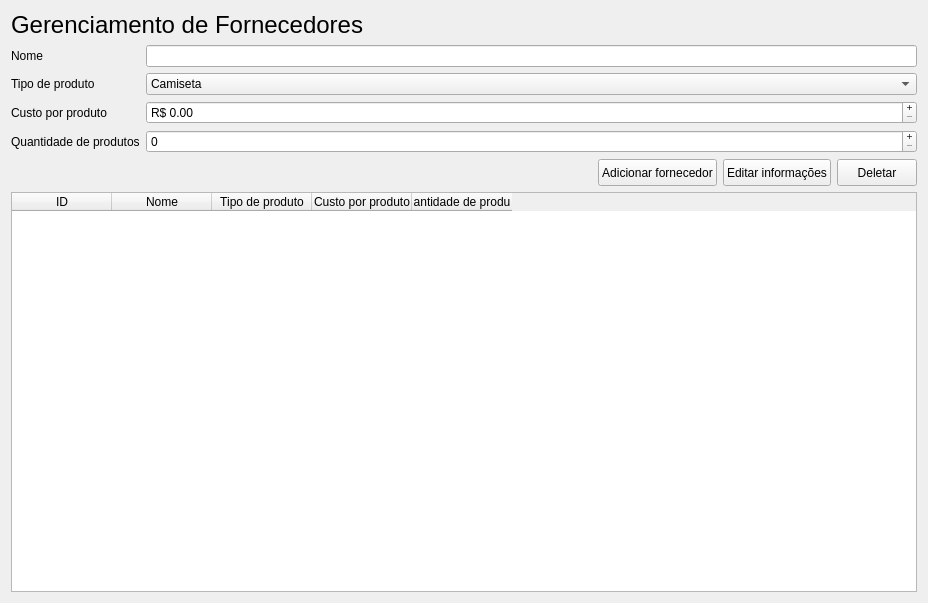
<?xml version="1.0" encoding="UTF-8"?>
<ui version="4.0">
 <class>Form</class>
 <widget class="QWidget" name="Form">
  <property name="geometry">
   <rect>
    <x>0</x>
    <y>0</y>
    <width>928</width>
    <height>603</height>
   </rect>
  </property>
  <property name="windowTitle">
   <string>Form</string>
  </property>
  <layout class="QVBoxLayout" name="verticalLayout_2">
   <item>
    <widget class="QLabel" name="label">
     <property name="font">
      <font>
       <pointsize>18</pointsize>
      </font>
     </property>
     <property name="text">
      <string>Gerenciamento de Fornecedores</string>
     </property>
    </widget>
   </item>
   <item>
    <layout class="QVBoxLayout" name="verticalLayout">
     <item>
      <layout class="QFormLayout" name="formLayout">
       <item row="0" column="0">
        <widget class="QLabel" name="nameLabel">
         <property name="text">
          <string>Nome</string>
         </property>
        </widget>
       </item>
       <item row="0" column="1">
        <widget class="QLineEdit" name="name"/>
       </item>
       <item row="1" column="0">
        <widget class="QLabel" name="productTypeLabel">
         <property name="text">
          <string>Tipo de produto</string>
         </property>
        </widget>
       </item>
       <item row="1" column="1">
        <widget class="QComboBox" name="productType">
         <item>
          <property name="text">
           <string>Camiseta</string>
          </property>
         </item>
         <item>
          <property name="text">
           <string>Calça</string>
          </property>
         </item>
         <item>
          <property name="text">
           <string/>
          </property>
         </item>
        </widget>
       </item>
       <item row="2" column="0">
        <widget class="QLabel" name="cost_per_productLabel">
         <property name="text">
          <string>Custo por produto</string>
         </property>
        </widget>
       </item>
       <item row="2" column="1">
        <widget class="QDoubleSpinBox" name="cost_per_product">
         <property name="buttonSymbols">
          <enum>QAbstractSpinBox::PlusMinus</enum>
         </property>
         <property name="prefix">
          <string>R$ </string>
         </property>
         <property name="suffix">
          <string/>
         </property>
         <property name="maximum">
          <double>10000000.000000000000000</double>
         </property>
        </widget>
       </item>
       <item row="3" column="0">
        <widget class="QLabel" name="products_quantityLabel">
         <property name="text">
          <string>Quantidade de produtos</string>
         </property>
        </widget>
       </item>
       <item row="3" column="1">
        <widget class="QSpinBox" name="products_quantity">
         <property name="buttonSymbols">
          <enum>QAbstractSpinBox::PlusMinus</enum>
         </property>
         <property name="maximum">
          <number>999999999</number>
         </property>
        </widget>
       </item>
      </layout>
     </item>
     <item>
      <layout class="QHBoxLayout" name="horizontalLayout">
       <item>
        <spacer name="horizontalSpacer">
         <property name="orientation">
          <enum>Qt::Horizontal</enum>
         </property>
         <property name="sizeHint" stdset="0">
          <size>
           <width>40</width>
           <height>20</height>
          </size>
         </property>
        </spacer>
       </item>
       <item>
        <widget class="QPushButton" name="Btn_add">
         <property name="minimumSize">
          <size>
           <width>0</width>
           <height>27</height>
          </size>
         </property>
         <property name="font">
          <font>
           <pointsize>9</pointsize>
          </font>
         </property>
         <property name="text">
          <string>Adicionar fornecedor</string>
         </property>
        </widget>
       </item>
       <item>
        <widget class="QPushButton" name="Btn_edit">
         <property name="minimumSize">
          <size>
           <width>0</width>
           <height>27</height>
          </size>
         </property>
         <property name="font">
          <font>
           <pointsize>9</pointsize>
          </font>
         </property>
         <property name="text">
          <string>Editar informações</string>
         </property>
        </widget>
       </item>
       <item>
        <widget class="QPushButton" name="Btn_delete">
         <property name="minimumSize">
          <size>
           <width>0</width>
           <height>27</height>
          </size>
         </property>
         <property name="font">
          <font>
           <pointsize>9</pointsize>
          </font>
         </property>
         <property name="text">
          <string>Deletar</string>
         </property>
        </widget>
       </item>
      </layout>
     </item>
    </layout>
   </item>
   <item>
    <widget class="QTableWidget" name="table">
     <column>
      <property name="text">
       <string>ID</string>
      </property>
     </column>
     <column>
      <property name="text">
       <string>Nome</string>
      </property>
     </column>
     <column>
      <property name="text">
       <string>Tipo de produto</string>
      </property>
     </column>
     <column>
      <property name="text">
       <string>Custo por produto</string>
      </property>
     </column>
     <column>
      <property name="text">
       <string>Quantidade de produtos</string>
      </property>
     </column>
    </widget>
   </item>
  </layout>
 </widget>
 <resources/>
 <connections/>
</ui>
